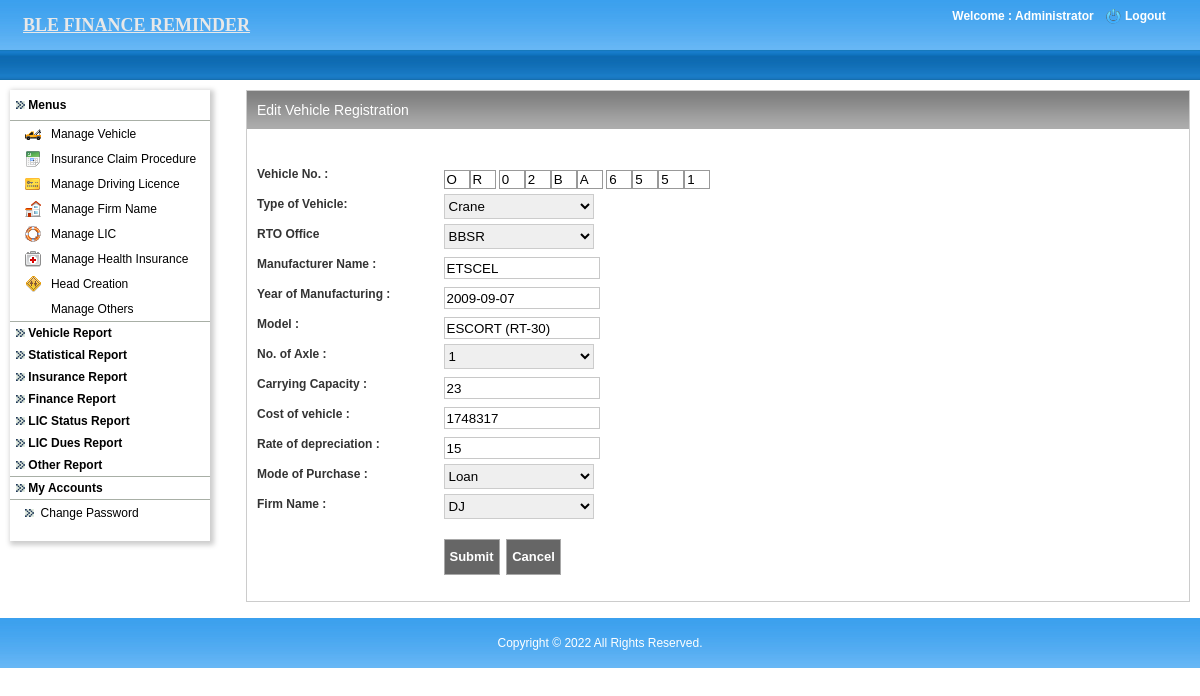
Screenshot of /admin/edit_vehicle_registration.php?id=1 (signed in) with the database file from the repository.
### tables this page shows
CREATE TABLE IF NOT EXISTS `vehicle_registration` (
  `id` int(11) NOT NULL AUTO_INCREMENT,
  `vehicle_type` int(11) NOT NULL,
  `rto_office` bigint(100) NOT NULL,
  `vehicle_no` varchar(70) NOT NULL,
  `display_no` varchar(255) NOT NULL,
  `purchase_mode` varchar(50) NOT NULL,
  `manufacture_name` varchar(255) NOT NULL,
  `year_of_manufacturing` date NOT NULL,
  `vehicle_model` varchar(255) NOT NULL,
  `no_of_axle` int(11) NOT NULL,
  `carrying_capacity` double NOT NULL,
  `cost_of_vehicle` double NOT NULL,
  `rate_of_depreciation` double NOT NULL,
  `firm_name` bigint(100) NOT NULL,
  PRIMARY KEY (`id`)
);

CREATE TABLE IF NOT EXISTS `vehicle_types` (
  `id` bigint(11) NOT NULL AUTO_INCREMENT,
  `vtype` varchar(255) NOT NULL,
  PRIMARY KEY (`id`)
);

CREATE TABLE IF NOT EXISTS `rto_office` (
  `id` int(11) NOT NULL AUTO_INCREMENT,
  `rto_name` varchar(255) NOT NULL,
  PRIMARY KEY (`id`)
);

CREATE TABLE IF NOT EXISTS `firms` (
  `id` int(11) NOT NULL AUTO_INCREMENT,
  `firm_name` varchar(255) NOT NULL,
  PRIMARY KEY (`id`)
);

### admin/edit_vehicle_registration.php (the view, shortened to what the rows shown need)
<?php
include_once '../includes/class.dbFunctions.php';
$db = new Dbfunctions();
include 'application_top.php';
$res_reg=$db->fetchSingle("vehicle_registration","id='$_REQUEST[id]'");
$veh_no=$res_reg["vehicle_no"];
$vehicle_no1=substr($veh_no,0,1);
$vehicle_no2=substr($veh_no,1,1);
$vehicle_no3=substr($veh_no,2,1);
$vehicle_no4=substr($veh_no,3,1);
$vehicle_no5=substr($veh_no,4,1);
$vehicle_no6=substr($veh_no,5,1);
$vehicle_no7=substr($veh_no,6,1);
$vehicle_no8=substr($veh_no,7,1);
$vehicle_no9=substr($veh_no,8,1);
$vehicle_no10=substr($veh_no,9,1);
?>
<link href="css/style.css" rel="stylesheet" type="text/css" />
<body>
<table width="100%" border="0" cellspacing="0" cellpadding="0">
  <tr>
    <td align="center" valign="middle" ><?php include 'header.php'; ?></td>
  </tr>
  <tr>
    <td align="left" valign="top"><table width="100%" border="0" cellspacing="0" cellpadding="0">
      <tr>
        <td align="left" valign="top"><table width="100%" border="0" cellspacing="0" cellpadding="0">
          <tr>
            <td width="226" align="left" valign="top" height="365"><?php include 'left.php';?></td>
            <td align="left" valign="top">
			<table width="100%" border="0" cellspacing="0" cellpadding="0" style="border:solid 1px; border-color:#CCC; background-color:#FFF;">
              <tr>
                <td align="left" valign="top"><table width="100%" border="0" cellspacing="0" cellpadding="0">
                    <tr>
                      <td class="midboxbg"><table width="100%" border="0" cellspacing="0" cellpadding="0">
                        <tr>
                          <td width="50%" align="left" valign="middle"><h2>Edit Vehicle Registration</h2></td>
                        </tr>
                      </table></td>
                    </tr>
                </table></td>
              </tr>
              <tr>
                <td align="left" valign="top" height="320">
				<table width="100%" border="0" cellspacing="0" cellpadding="0" class="righttableborder2">
                  <tr>
                    <td>
					<form action="" method="post" id="frm" enctype="multipart/form-data">
                      <table width="90%" border="0" align="left" cellpadding="0" cellspacing="0" style="margin-left:10px;">
                        <tr>
                          <td height="30" align="left" valign="bottom" class="text1">
						  <table width="240" border="0" cellspacing="0" cellpadding="0">
                          <tr>
                            <td width="20">
         <input name="vehicle_no1" type="text" class="validate[required]" id="vehicle_no1" style="text-transform:uppercase; width:20px; border:1px solid #999;" autocomplete="off" maxlength="1" value="<?php echo $vehicle_no1; ?>"/>
                            </td>
                            <td width="20">
         <input name="vehicle_no2" type="text" class="validate[required]" id="vehicle_no2" style="text-transform:uppercase; width:20px; border:1px solid #999;" autocomplete="off" maxlength="1" value="<?php echo $vehicle_no2; ?>"/>
                            </td>
                            <td width="20">
                            <input name="vehicle_no3" type="text" class="validate[required]" id="vehicle_no3" style="text-transform:uppercase; width:20px; border:1px solid #999;" autocomplete="off" maxlength="1" value="<?php echo $vehicle_no3; ?>"/>
                            </td>
                            <td width="20">
                            <input name="vehicle_no4" type="text" class="validate[required]" id="vehicle_no4" style="text-transform:uppercase; width:20px; border:1px solid #999;" autocomplete="off" maxlength="1" value="<?php echo $vehicle_no4; ?>"/>
                            </td>
                            <td width="20">
                            <input name="vehicle_no5" type="text" class="validate[required]" id="vehicle_no5" style="text-transform:uppercase; width:20px; border:1px solid #999;" autocomplete="off" maxlength="1" value="<?php echo $vehicle_no5; ?>"/>
                            </td>
                            <td width="20">
                            <input name="vehicle_no6" type="text" class="validate[required]" id="vehicle_no6" style="text-transform:uppercase; width:20px; border:1px solid #999;" autocomplete="off" maxlength="1" value="<?php echo $vehicle_no6; ?>"/>
                            </td>
                            <td width="20">
                            <input name="vehicle_no7" type="text" id="vehicle_no7" style="text-transform:uppercase; width:20px; border:1px solid #999;" autocomplete="off" maxlength="1" value="<?php echo $vehicle_no7; ?>"/>
                            </td>
                            <td width="20">
                            <input name="vehicle_no8" type="text" class="" id="vehicle_no8" style="text-transform:uppercase; width:20px; border:1px solid #999;" autocomplete="off" maxlength="1" value="<?php echo $vehicle_no8; ?>"/>
                            </td>
                            <td width="20"><input name="vehicle_no9" type="text" class="" id="vehicle_no9" style="text-transform:uppercase; width:20px; border:1px solid #999;" autocomplete="off" maxlength="1" value="<?php echo $vehicle_no9; ?>"/></td>
                            <td width="20">
                            <input name="vehicle_no10" type="text" class="" id="vehicle_no10" style="text-transform:uppercase; width:20px; border:1px solid #999;" autocomplete="off" maxlength="1" value="<?php echo $vehicle_no10; ?>"/>
                            </td>
                          </tr>
                        </table></td>
                         </tr>
                        <tr>
                          <td width="75%" height="30" align="left" valign="bottom" class="text1">
						  <select name="vehicle_type" class="validate[required]" id="vehicle_type" style="border:1px solid #CCC; height:25px; width:150px;">
                            <?php foreach($db->fetch('vehicle_types',"","vtype","","") as $val) { ?>
                            <option value="<?php echo $val["id"]; ?>" <?php if($res_reg["vehicle_type"]==$val["id"]) { echo "selected"; }?>><?php echo $val["vtype"]; ?></option>
                             <?php } ?>
                          </select>
                          </td>
                        </tr>
                       <tr>
                         <td height="30" align="left" valign="bottom" class="text1">
                            <select name="rto_office" class="validate[required]" id="rto_office" style="border:1px solid #CCC; height:25px; width:150px;">
                            <?php foreach($db->fetch('rto_office',"","") as $rto) { ?>
                            <option value="<?php echo $rto["id"]; ?>" <?php if($rto["id"] == $res_reg["rto_office"]){?> selected="" <?php } ?>><?php echo $rto["rto_name"]; ?></option>
                            <?php } ?>
                            </select>
                         </td>
                       </tr>
                           <tr>
                             <td height="30" align="left" valign="bottom" class="text1">
                             <input name="manufacture_name" type="text" class="validate[required] textfield121" id="manufacture_name" style="text-transform:uppercase;" autocomplete="off" value="<?php echo $res_reg["manufacture_name"]; ?>"/>
                             </td>
                           </tr>
                           <tr>
                             <td height="30" align="left" valign="bottom" class="text1"><input name="year_of_manufacturing" type="text" class="datepick validate[required] textfield121" id="year_of_manufacturing" readonly="readonly" value="<?php echo $res_reg["year_of_manufacturing"]; ?>"/></td>
                           </tr>
                           <tr>
                             <td height="30" align="left" valign="bottom" class="text1"><input name="vehicle_model" type="text" class="validate[required] textfield121" id="vehicle_model" style="text-transform:uppercase;" autocomplete="off" value="<?php echo $res_reg["vehicle_model"]; ?>"/></td>
                           </tr>
                           <tr>
                             <td height="30" align="left" valign="bottom" class="text1">
                             <select name="no_of_axle" class="validate[required]" id="no_of_axle" style="border:1px solid #CCC; height:25px; width:150px;">
                            <?php for($i=1;$i<=4;$i++) { ?>
                            <option value="<?php echo $i; ?>" <?php if($res_reg["no_of_axle"]==$i) { echo "selected"; }?>><?php echo $i; ?></option>
                             <?php } ?>
                          </select>
                             </td>
                           </tr>
                           <tr>
                             <td height="30" align="left" valign="bottom" class="text1"><input name="carrying_capacity" type="text" class="validate[required] textfield121" id="carrying_capacity" onBlur="extractNumber(this,2,false)" onKeyUp="extractNumber(this,2,false)" onKeyPress="return blockNonNumbers(this, event, true, false);" value="<?php echo $res_reg["carrying_capacity"]; ?>"/></td>
                           </tr>
                           <tr>
                             <td height="30" align="left" valign="bottom" class="text1">
                             <input name="cost_of_vehicle" type="text" class="validate[required] textfield121" id="cost_of_vehicle" onBlur="extractNumber(this,2,false)" onKeyUp="extractNumber(this,2,false)" onKeyPress="return blockNonNumbers(this, event, true, false);" value="<?php echo $res_reg["cost_of_vehicle"]; ?>"/>
                             </td>
                           </tr>
                           <tr>
                             <td height="30" align="left" valign="bottom" class="text1">
                             <input name="rate_of_depreciation" type="text" class="validate[required] textfield121" id="rate_of_depreciation" onBlur="extractNumber(this,2,false)" onKeyUp="extractNumber(this,2,false)" onKeyPress="return blockNonNumbers(this, event, true, false);" value="<?php echo $res_reg["rate_of_depreciation"]; ?>"/>
                             </td>
                           </tr>
                           <tr>
                          <td height="30" align="left" valign="bottom" class="text1">
						  <select name="purchase_mode" class="validate[required]" id="purchase_mode" style="border:1px solid #CCC; height:25px; width:150px;">
                            <option value="Loan" <?php if($res_reg["purchase_mode"]=="Loan") { echo "selected"; }?>>Loan</option>
                          </select></td>
                         </tr>
                        <tr>
                             <td height="30" align="left" valign="bottom" class="text1">
                             <select name="firm_name" class="validate[required]" id="firm_name" style="border:1px solid #CCC; height:25px; width:150px;">
                            <?php foreach($db->fetch('firms',"","firm_name","","") as $val) { ?>
                            <option value="<?php echo $val["id"]; ?>" <?php if($res_reg["firm_name"]==$val["id"]) { echo "selected"; }?>><?php echo $val["firm_name"]; ?></option>
                             <?php } ?>
                          </select>
                             </td>
                           </tr>
                      </table>
                    </form></td>
                  </tr>
                </table>
				</td>
              </tr>
            </table></td>
            </tr>
        </table></td>
      </tr>
    </table></td>
  </tr>
</table>
</body>
</html>

### admin/header.php (shortened to what the rows shown need)
<table width="100%" border="0" cellpadding="0" cellspacing="0" style="background: url(images/top_bg.jpg) repeat-x;">
  <tr>
    <td width="50%" align="right" valign="top" style="padding-right:5px;">
	<?php
	if ($db->get_session())
	{
	$client_name=$db->getDataFromTable('admin', 'admin_name',  "id='$_SESSION[admin_id]'");
	?>
	<table width="250" border="0" cellspacing="0" cellpadding="0">
      <tr>
        <td height="8" colspan="3" align="center" valign="middle" class="logouttext"></td>
        </tr>
      <tr>
        <td width="156" align="center" valign="middle" class="logouttext">Welcome : <?php echo $client_name; ?> </td>
        <td width="24" align="center" valign="middle"><a href="logout.php"><img src="images/logout-icon.png" alt="logout_icon" width="15" height="15" border="0"/></a></td>
        <td width="70" align="left" valign="middle"><a href="logout.php" class="logouttext">Logout</a></td>
      </tr>
      <tr>
        <td height="10" colspan="3"></td>
      </tr>
      <tr>
        <td colspan="3" align="left" valign="top">&nbsp;</td>
      </tr>
    </table>
	<?php
	}
	?>	</td>
  </tr>
</table>

### rows the page displays
vehicle_registration: vehicle_no1 "O", vehicle_no2 "R", vehicle_no3 "0", vehicle_no4 "2", vehicle_no5 "B", vehicle_no6 "A", vehicle_no7 "6", vehicle_no8 "5", vehicle_no9 "5", vehicle_no10 "1", vehicle_type "Crane", rto_office "BBSR", manufacture_name "etscel", year_of_manufacturing "2009-09-07", vehicle_model "escort (rt-30)", no_of_axle "1", carrying_capacity "23", cost_of_vehicle "1748317", rate_of_depreciation "15", purchase_mode "Loan", firm_name "DJ"

### other values shown
$client_name "Administrator"
